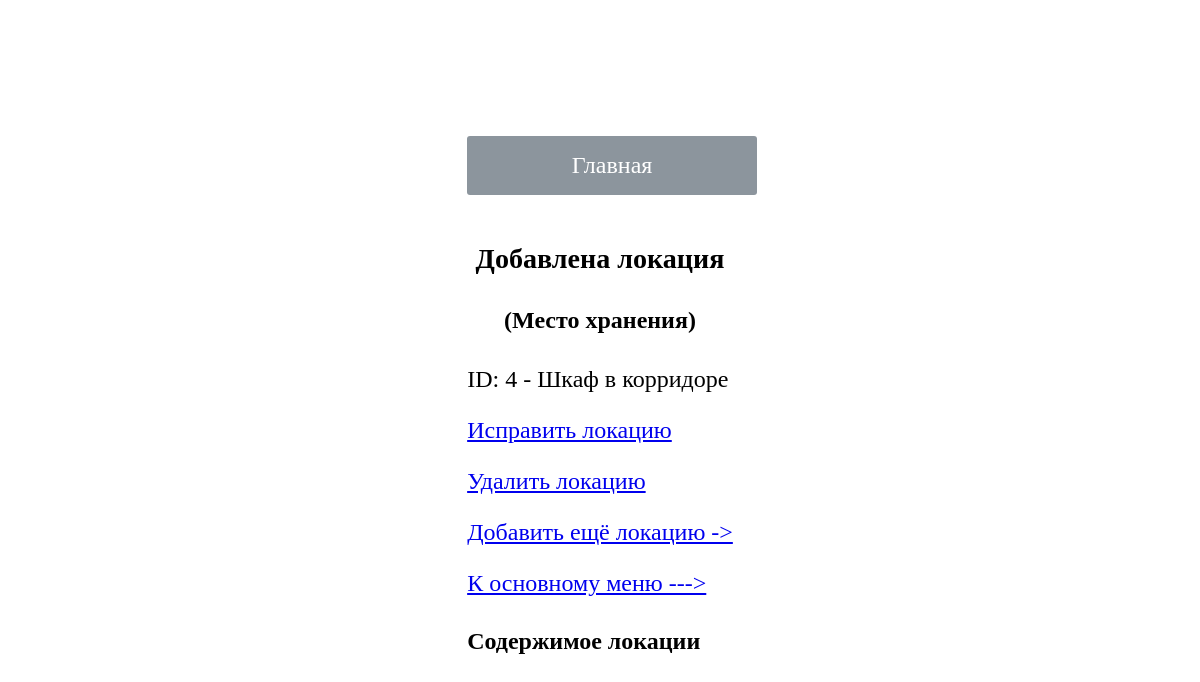
Before: /inventory/location-detail/4/ with the older database file.
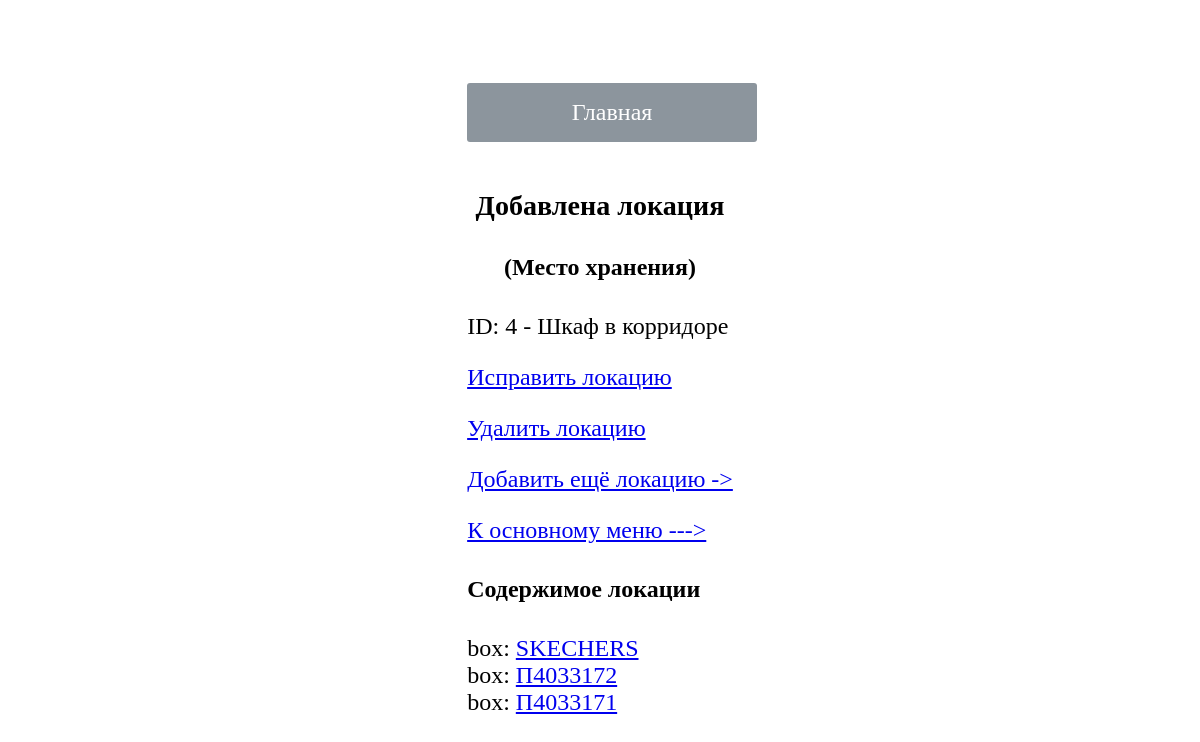
After: the same page with the newer database file.
### inventory_items/models.py (models this page shows, shortened)
class BoxModel(models.Model):
    number = models.CharField(max_length=30,
                              verbose_name="Номер коробки/пакета",
                              blank=False,
                              null=False,
                              unique=True)
    width = models.IntegerField(verbose_name='Ширина бокса/пакета',
                                blank=False,
                                null=False)
    height = models.IntegerField(verbose_name='Высота бокса/пакета',
                                 blank=False,
                                 null=False)
    depth = models.IntegerField(verbose_name='Глубина бокса',
                                blank=False,
                                default=0)
    details = models.TextField(verbose_name="Описание",
                               blank=True)
    photo = models.ImageField(upload_to="uploads/box/%Y/%m/%d",
                              verbose_name='Фото',
                              blank=True,
                              null=True,
                              default=None)
    material = models.ForeignKey("MaterialBoxModel",
                                 verbose_name="Материал",
                                 on_delete=models.SET_NULL,
                                 null=True,
                                 blank=True)
    location = models.ForeignKey(LocationModel,
                                 verbose_name="Место/локация",
                                 on_delete=models.PROTECT,
                                 blank=True,
                                 null=True)
    def __str__(self):
        return self.number
    class Meta:
        ordering = ["-id"]

### inventory_items/views.py (the view)
class LocationDetailView(DetailView):
    model = LocationModel
    def get_context_data(self, **kwargs):
        context = super().get_context_data(**kwargs)
        context['items'] = ItemModel.objects.filter(
            location_id=context['object'].id)
        context['box'] = BoxModel.objects.filter(
            location_id=context['object'].id)
        return context

### inventory_items/templates/inventory_items/locationmodel_detail.html (shortened to what this page needs)
{% extends 'inventory_items/base.html' %}
{% block content %}
    <h3 class="h3-log">Добавлена локация</h3>
    <h4 class="h4-loc">(Место хранения)</h4>
    <div>
        ID: {{ object.id }} - {{ object.name }}
    </div>
    <div>
        <p>
            <a href="#">
                Исправить локацию
            </a>
        </p>
        <p>
            <a href="#">
                Удалить локацию
            </a>
        </p>
        <p>
            <a href="#" onclick="history.back();return false;">
                Добавить ещё локацию ->
            </a>
        </p>
        <p>
            <a href="{% url 'inventory:index' %}">
                К основному меню --->
            </a>
        </p>
        <p>
            <h4>Содержимое локации</h4>
            {% for box in box %}
                box: <a href="{% url 'inventory:box-details' pk=box.id %}">{{ box }}</a>
                <br>
            {% endfor %}
        </p>
    </div>
{% endblock content %}

Changed rows visible on the page:
added BoxModel: number "SKECHERS"
added BoxModel: number "П4033172"
added BoxModel: number "П4033171"
